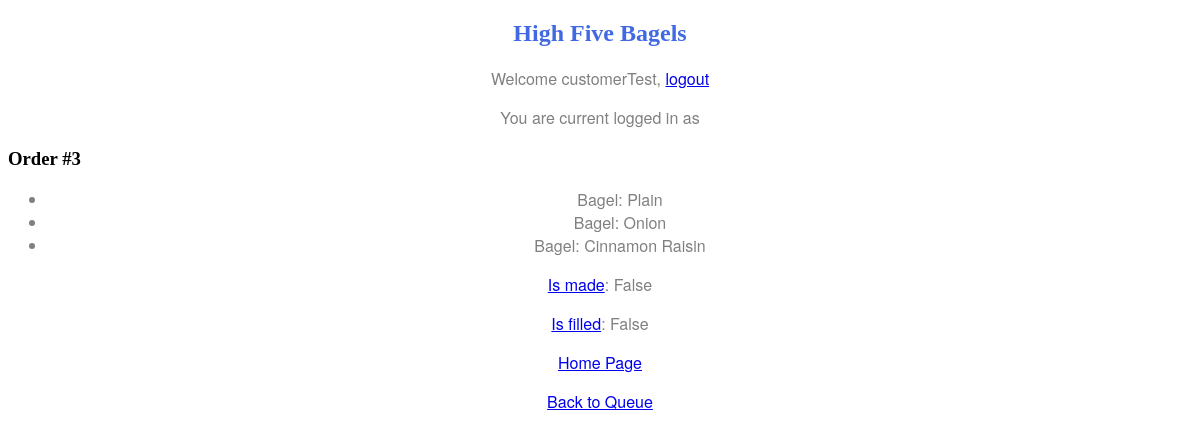
Screenshot of /fill_order/3/ (signed in) with the database file from the repository.
### home/models.py (models this page shows, shortened)
class Order(models.Model):
    items = models.CharField(max_length=200, default='none')
    isMade = models.BooleanField(default=False)
    isFilled = models.BooleanField(default=False)
    bagels = []

class foodItem(models.Model):
    type = models.CharField(max_length=200)
    sub_type = models.CharField(max_length=200)
    inv_count = models.IntegerField()
    price = models.DecimalField(decimal_places=2,max_digits=10)

### home/views.py (the view)
# urls.py: path('fill_order/<order_id>/', views.fill_order, name='fill_order'),
def fill_order(request, order_id):
    item_string = Order.objects.filter(id=int(order_id))[0].items
    item_list = item_string.split(',')
    item_obj = list()
    for item in item_list:
        if item != '':
            item_obj.append(foodItem.objects.filter(id=item)[0])
    context = {
        'user': request.user,
        'order': get_object_or_404(Order, pk=order_id),
        'items': item_obj,
    }
    return render(request, 'home/fill_order.html', context)

### home/templates/home/fill_order.html (shortened to what this page needs)
{% load static %}
<!DOCTYPE html>
<html lang="en">
	<head>
		<link href="{% static 'home/style.css' %}" rel="stylesheet">
	</head>
	<body>
		<h2>High Five Bagels</h2>
		{% if user.is_authenticated %}
		<p>Welcome {{ user.username }}, <a href='/accounts/logout/?next=/'>logout</a></p>
		<p>You are current logged in as {{ group }}</p>
		<h3>Order #{{ order.id }}</h3>
		<ul>
		{% for item in items %}
			<li>{{ item.type }}: {{ item.sub_type }}</li>
		{% endfor %}
		</ul>
		<p><a href='/fill_order/{{ order.id }}/isMade/'>Is made</a>: {{ order.isMade }}</p>
		<p><a href='/fill_order/{{ order.id }}/isFilled/'>Is filled</a>: {{ order.isFilled }}</p>
		<p><a href="/">Home Page</a></p>
		<p><a href="/queue">Back to Queue</a></p>
		{% else %}
		<p>You are not currently logged in, <a href="/accounts/login/">login here.</a>
		{% endif %}
	</body>
</html>

### home/static/home/style.css (style rules this page uses)
a { text-align: center; }
h2 { text-align: center; color: RoyalBlue; }
p { text-align: center; font-family: 'helvetica neue', helvetica, sans-serif; color: grey; }
li { text-align: center; font-family: 'helvetica neue', helvetica, sans-serif; color: grey; }

### rows the page displays
Order: id "3", isMade "False", isFilled "False"
foodItem: type "Bagel", sub_type "Plain"
foodItem: type "Bagel", sub_type "Onion"
foodItem: type "Bagel", sub_type "Cinnamon Raisin"

### other values shown
{{ user.username }} "customerTest"
